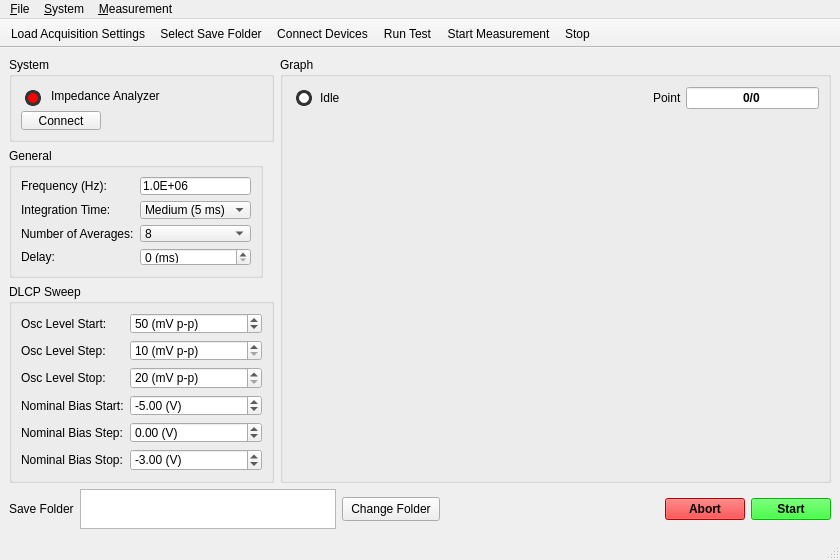
<?xml version="1.0" encoding="UTF-8"?>
<ui version="4.0">
 <class>MainWindow</class>
 <widget class="QMainWindow" name="MainWindow">
  <property name="geometry">
   <rect>
    <x>0</x>
    <y>0</y>
    <width>840</width>
    <height>560</height>
   </rect>
  </property>
  <property name="minimumSize">
   <size>
    <width>840</width>
    <height>0</height>
   </size>
  </property>
  <property name="windowTitle">
   <string>PyDLCP</string>
  </property>
  <property name="whatsThis">
   <string>&lt;html&gt;&lt;head/&gt;&lt;body&gt;&lt;p&gt;PyDLCP is an acquisition tool that collects capacitance data sweeping different oscillator levels and nominal biases. The data is stored in hfds files for later processing. The sweeps provide data to be fitted by polynomial function to estimate the drive level as a function of a position variable. &lt;/p&gt;&lt;/body&gt;&lt;/html&gt;</string>
  </property>
  <property name="styleSheet">
   <string notr="true"/>
  </property>
  <property name="inputMethodHints">
   <set>Qt::ImhNone</set>
  </property>
  <widget class="QWidget" name="centralwidget">
   <property name="sizePolicy">
    <sizepolicy hsizetype="Preferred" vsizetype="Preferred">
     <horstretch>0</horstretch>
     <verstretch>0</verstretch>
    </sizepolicy>
   </property>
   <property name="minimumSize">
    <size>
     <width>840</width>
     <height>450</height>
    </size>
   </property>
   <layout class="QVBoxLayout" name="verticalLayout_10">
    <item>
     <layout class="QHBoxLayout" name="horizontalLayout_center">
      <property name="sizeConstraint">
       <enum>QLayout::SetMinimumSize</enum>
      </property>
      <item>
       <layout class="QVBoxLayout" name="verticalLayout_Acquisition">
        <property name="sizeConstraint">
         <enum>QLayout::SetDefaultConstraint</enum>
        </property>
        <item>
         <widget class="QGroupBox" name="groupBox_Devices">
          <property name="sizePolicy">
           <sizepolicy hsizetype="Fixed" vsizetype="Fixed">
            <horstretch>0</horstretch>
            <verstretch>0</verstretch>
           </sizepolicy>
          </property>
          <property name="minimumSize">
           <size>
            <width>265</width>
            <height>85</height>
           </size>
          </property>
          <property name="title">
           <string>System</string>
          </property>
          <layout class="QVBoxLayout" name="verticalLayout_8">
           <item>
            <layout class="QHBoxLayout" name="horizontalLayout_LEDs">
             <item>
              <widget class="QWidget" name="widgetImpedanceAnalyzerLamp" native="true">
               <property name="enabled">
                <bool>true</bool>
               </property>
               <property name="sizePolicy">
                <sizepolicy hsizetype="Fixed" vsizetype="Fixed">
                 <horstretch>0</horstretch>
                 <verstretch>0</verstretch>
                </sizepolicy>
               </property>
               <property name="minimumSize">
                <size>
                 <width>24</width>
                 <height>24</height>
                </size>
               </property>
               <property name="styleSheet">
                <string notr="true">background-color: #ff0000;
margin: 4px;
border-radius: 8px;
border: 3px solid #333;
</string>
               </property>
              </widget>
             </item>
             <item>
              <widget class="QLabel" name="label_ImpendanceAnalyzerLampLabel">
               <property name="text">
                <string>Impedance Analyzer</string>
               </property>
              </widget>
             </item>
            </layout>
           </item>
           <item>
            <layout class="QHBoxLayout" name="horizontalLayout_Power">
             <item>
              <widget class="QPushButton" name="pushButton_Power">
               <property name="toolTip">
                <string>&lt;html&gt;&lt;head/&gt;&lt;body&gt;&lt;p&gt;Open the connection to the instruments.&lt;/p&gt;&lt;/body&gt;&lt;/html&gt;</string>
               </property>
               <property name="text">
                <string>Connect</string>
               </property>
              </widget>
             </item>
             <item>
              <spacer name="horizontalSpacer">
               <property name="orientation">
                <enum>Qt::Horizontal</enum>
               </property>
               <property name="sizeHint" stdset="0">
                <size>
                 <width>40</width>
                 <height>20</height>
                </size>
               </property>
              </spacer>
             </item>
            </layout>
           </item>
          </layout>
         </widget>
        </item>
        <item>
         <widget class="QGroupBox" name="groupBox_AcquisitionGeneral">
          <property name="sizePolicy">
           <sizepolicy hsizetype="Fixed" vsizetype="Fixed">
            <horstretch>0</horstretch>
            <verstretch>0</verstretch>
           </sizepolicy>
          </property>
          <property name="minimumSize">
           <size>
            <width>240</width>
            <height>130</height>
           </size>
          </property>
          <property name="title">
           <string>General</string>
          </property>
          <layout class="QVBoxLayout" name="verticalLayout_5">
           <item>
            <layout class="QFormLayout" name="formLayout_acquisition">
             <property name="sizeConstraint">
              <enum>QLayout::SetDefaultConstraint</enum>
             </property>
             <item row="0" column="0">
              <widget class="QLabel" name="labelFrequency">
               <property name="text">
                <string>Frequency (Hz):</string>
               </property>
               <property name="buddy">
                <cstring>lineEditFrequency</cstring>
               </property>
              </widget>
             </item>
             <item row="0" column="1">
              <widget class="QLineEdit" name="lineEditFrequency">
               <property name="toolTip">
                <string>&lt;html&gt;&lt;head/&gt;&lt;body&gt;&lt;p&gt;The oscillator frequency in Hz.&lt;/p&gt;&lt;/body&gt;&lt;/html&gt;</string>
               </property>
               <property name="text">
                <string>1.0E+06</string>
               </property>
               <property name="alignment">
                <set>Qt::AlignLeading|Qt::AlignLeft|Qt::AlignVCenter</set>
               </property>
              </widget>
             </item>
             <item row="1" column="0">
              <widget class="QLabel" name="labelIntegrationTime">
               <property name="text">
                <string>Integration Time:</string>
               </property>
               <property name="buddy">
                <cstring>comboBoxIntegrationTime</cstring>
               </property>
              </widget>
             </item>
             <item row="1" column="1">
              <widget class="QComboBox" name="comboBoxIntegrationTime">
               <property name="toolTip">
                <string>&lt;html&gt;&lt;head/&gt;&lt;body&gt;&lt;p&gt;The integration time.&lt;/p&gt;&lt;/body&gt;&lt;/html&gt;</string>
               </property>
               <property name="currentText">
                <string>Medium (5 ms)</string>
               </property>
               <property name="currentIndex">
                <number>1</number>
               </property>
               <item>
                <property name="text">
                 <string>Short (500 us)</string>
                </property>
               </item>
               <item>
                <property name="text">
                 <string>Medium (5 ms)</string>
                </property>
               </item>
               <item>
                <property name="text">
                 <string>Long (100 ms)</string>
                </property>
               </item>
              </widget>
             </item>
             <item row="2" column="0">
              <widget class="QLabel" name="labelNumberOfAverages">
               <property name="text">
                <string>Number of Averages:</string>
               </property>
               <property name="buddy">
                <cstring>comboBoxNumberOfAverages</cstring>
               </property>
              </widget>
             </item>
             <item row="2" column="1">
              <widget class="QComboBox" name="comboBoxNumberOfAverages">
               <property name="toolTip">
                <string>&lt;html&gt;&lt;head/&gt;&lt;body&gt;&lt;p&gt;The number of averages.&lt;/p&gt;&lt;/body&gt;&lt;/html&gt;</string>
               </property>
               <property name="currentIndex">
                <number>3</number>
               </property>
               <property name="minimumContentsLength">
                <number>0</number>
               </property>
               <item>
                <property name="text">
                 <string>1</string>
                </property>
               </item>
               <item>
                <property name="text">
                 <string>2</string>
                </property>
               </item>
               <item>
                <property name="text">
                 <string>4</string>
                </property>
               </item>
               <item>
                <property name="text">
                 <string>8</string>
                </property>
               </item>
               <item>
                <property name="text">
                 <string>16</string>
                </property>
               </item>
               <item>
                <property name="text">
                 <string>32</string>
                </property>
               </item>
               <item>
                <property name="text">
                 <string>64</string>
                </property>
               </item>
               <item>
                <property name="text">
                 <string>128</string>
                </property>
               </item>
               <item>
                <property name="text">
                 <string>256</string>
                </property>
               </item>
              </widget>
             </item>
             <item row="3" column="0">
              <widget class="QLabel" name="labelDelay">
               <property name="text">
                <string>Delay:</string>
               </property>
               <property name="buddy">
                <cstring>spinBoxDelay</cstring>
               </property>
              </widget>
             </item>
             <item row="3" column="1">
              <widget class="QSpinBox" name="spinBoxDelay">
               <property name="toolTip">
                <string>&lt;html&gt;&lt;head/&gt;&lt;body&gt;&lt;p&gt;Delay time before the acquisition (in milliseconds).&lt;/p&gt;&lt;/body&gt;&lt;/html&gt;</string>
               </property>
               <property name="suffix">
                <string> (ms)</string>
               </property>
               <property name="maximum">
                <number>1000</number>
               </property>
               <property name="singleStep">
                <number>100</number>
               </property>
              </widget>
             </item>
            </layout>
           </item>
          </layout>
         </widget>
        </item>
        <item>
         <widget class="QGroupBox" name="groupBoxAcquisition_Sweep">
          <property name="sizePolicy">
           <sizepolicy hsizetype="Fixed" vsizetype="Preferred">
            <horstretch>0</horstretch>
            <verstretch>0</verstretch>
           </sizepolicy>
          </property>
          <property name="minimumSize">
           <size>
            <width>265</width>
            <height>0</height>
           </size>
          </property>
          <property name="title">
           <string>DLCP Sweep</string>
          </property>
          <layout class="QVBoxLayout" name="verticalLayout_7">
           <item>
            <layout class="QFormLayout" name="formLayout_DLCPSweep">
             <item row="0" column="0">
              <widget class="QLabel" name="labelOscLevelStart">
               <property name="text">
                <string>Osc Level Start:</string>
               </property>
               <property name="buddy">
                <cstring>doubleSpinBoxOscLevelStart</cstring>
               </property>
              </widget>
             </item>
             <item row="0" column="1">
              <widget class="QDoubleSpinBox" name="doubleSpinBoxOscLevelStart">
               <property name="toolTip">
                <string>&lt;html&gt;&lt;head/&gt;&lt;body&gt;&lt;p&gt;The oscillator level start value in mV peak-to-peak.&lt;/p&gt;&lt;/body&gt;&lt;/html&gt;</string>
               </property>
               <property name="suffix">
                <string> (mV p-p)</string>
               </property>
               <property name="decimals">
                <number>0</number>
               </property>
               <property name="minimum">
                <double>10.000000000000000</double>
               </property>
               <property name="maximum">
                <double>1000.000000000000000</double>
               </property>
               <property name="singleStep">
                <double>5.000000000000000</double>
               </property>
               <property name="value">
                <double>50.000000000000000</double>
               </property>
              </widget>
             </item>
             <item row="1" column="0">
              <widget class="QLabel" name="labelOscLevelStep">
               <property name="text">
                <string>Osc Level Step:</string>
               </property>
               <property name="buddy">
                <cstring>doubleSpinBox_OscLevelStep</cstring>
               </property>
              </widget>
             </item>
             <item row="1" column="1">
              <widget class="QDoubleSpinBox" name="doubleSpinBox_OscLevelStep">
               <property name="toolTip">
                <string>&lt;html&gt;&lt;head/&gt;&lt;body&gt;&lt;p&gt;The oscillator level step value in mV peak-to-peak.&lt;/p&gt;&lt;/body&gt;&lt;/html&gt;</string>
               </property>
               <property name="suffix">
                <string> (mV p-p)</string>
               </property>
               <property name="decimals">
                <number>0</number>
               </property>
               <property name="minimum">
                <double>10.000000000000000</double>
               </property>
               <property name="singleStep">
                <double>5.000000000000000</double>
               </property>
              </widget>
             </item>
             <item row="2" column="0">
              <widget class="QLabel" name="labelOscLevelStop">
               <property name="text">
                <string>Osc Level Stop:</string>
               </property>
               <property name="buddy">
                <cstring>doubleSpinBox_OscLevelStop</cstring>
               </property>
              </widget>
             </item>
             <item row="2" column="1">
              <widget class="QDoubleSpinBox" name="doubleSpinBox_OscLevelStop">
               <property name="toolTip">
                <string>&lt;html&gt;&lt;head/&gt;&lt;body&gt;&lt;p&gt;The oscillator level stop value in mV peak-to-peak.&lt;/p&gt;&lt;/body&gt;&lt;/html&gt;</string>
               </property>
               <property name="suffix">
                <string> (mV p-p)</string>
               </property>
               <property name="decimals">
                <number>0</number>
               </property>
               <property name="minimum">
                <double>20.000000000000000</double>
               </property>
               <property name="maximum">
                <double>1000.000000000000000</double>
               </property>
               <property name="singleStep">
                <double>5.000000000000000</double>
               </property>
              </widget>
             </item>
             <item row="3" column="0">
              <widget class="QLabel" name="labelNominalBiasStart">
               <property name="text">
                <string>Nominal Bias Start:</string>
               </property>
               <property name="buddy">
                <cstring>doubleSpinBox_NominalBiasStart</cstring>
               </property>
              </widget>
             </item>
             <item row="3" column="1">
              <widget class="QDoubleSpinBox" name="doubleSpinBox_NominalBiasStart">
               <property name="toolTip">
                <string>&lt;html&gt;&lt;head/&gt;&lt;body&gt;&lt;p&gt;The nominal bias start value in V.&lt;/p&gt;&lt;/body&gt;&lt;/html&gt;</string>
               </property>
               <property name="suffix">
                <string> (V)</string>
               </property>
               <property name="minimum">
                <double>-40.000000000000000</double>
               </property>
               <property name="maximum">
                <double>40.000000000000000</double>
               </property>
               <property name="singleStep">
                <double>0.010000000000000</double>
               </property>
               <property name="value">
                <double>-5.000000000000000</double>
               </property>
              </widget>
             </item>
             <item row="4" column="0">
              <widget class="QLabel" name="labelNominalBiasStep">
               <property name="text">
                <string>Nominal Bias Step:</string>
               </property>
               <property name="buddy">
                <cstring>doubleSpinBox_NominalBiasStep</cstring>
               </property>
              </widget>
             </item>
             <item row="4" column="1">
              <widget class="QDoubleSpinBox" name="doubleSpinBox_NominalBiasStep">
               <property name="toolTip">
                <string>&lt;html&gt;&lt;head/&gt;&lt;body&gt;&lt;p&gt;The nominal bias step value in V.&lt;/p&gt;&lt;/body&gt;&lt;/html&gt;</string>
               </property>
               <property name="suffix">
                <string> (V)</string>
               </property>
               <property name="minimum">
                <double>-1.000000000000000</double>
               </property>
               <property name="maximum">
                <double>1.000000000000000</double>
               </property>
               <property name="singleStep">
                <double>0.010000000000000</double>
               </property>
              </widget>
             </item>
             <item row="5" column="0">
              <widget class="QLabel" name="labelNominalBiasStop">
               <property name="text">
                <string>Nominal Bias Stop:</string>
               </property>
               <property name="buddy">
                <cstring>doubleSpinBox_NominalBiasStop</cstring>
               </property>
              </widget>
             </item>
             <item row="5" column="1">
              <widget class="QDoubleSpinBox" name="doubleSpinBox_NominalBiasStop">
               <property name="toolTip">
                <string>&lt;html&gt;&lt;head/&gt;&lt;body&gt;&lt;p&gt;The nominal bias stop value in V.&lt;/p&gt;&lt;/body&gt;&lt;/html&gt;</string>
               </property>
               <property name="suffix">
                <string> (V)</string>
               </property>
               <property name="minimum">
                <double>-40.000000000000000</double>
               </property>
               <property name="maximum">
                <double>40.000000000000000</double>
               </property>
               <property name="singleStep">
                <double>0.010000000000000</double>
               </property>
               <property name="value">
                <double>-3.000000000000000</double>
               </property>
              </widget>
             </item>
            </layout>
           </item>
          </layout>
         </widget>
        </item>
       </layout>
      </item>
      <item>
       <widget class="QGroupBox" name="groupBox_Plot">
        <property name="sizePolicy">
         <sizepolicy hsizetype="Minimum" vsizetype="Minimum">
          <horstretch>0</horstretch>
          <verstretch>0</verstretch>
         </sizepolicy>
        </property>
        <property name="minimumSize">
         <size>
          <width>547</width>
          <height>417</height>
         </size>
        </property>
        <property name="title">
         <string>Graph</string>
        </property>
        <layout class="QVBoxLayout" name="verticalLayout_9">
         <item>
          <layout class="QHBoxLayout" name="horizontalLayout_Status">
           <property name="spacing">
            <number>4</number>
           </property>
           <property name="sizeConstraint">
            <enum>QLayout::SetDefaultConstraint</enum>
           </property>
           <item>
            <widget class="QWidget" name="widgetStatusLamp" native="true">
             <property name="sizePolicy">
              <sizepolicy hsizetype="Fixed" vsizetype="Fixed">
               <horstretch>0</horstretch>
               <verstretch>0</verstretch>
              </sizepolicy>
             </property>
             <property name="minimumSize">
              <size>
               <width>24</width>
               <height>24</height>
              </size>
             </property>
             <property name="toolTipDuration">
              <number>-1</number>
             </property>
             <property name="styleSheet">
              <string notr="true">background-color: #fff;
margin: 4px;
border-radius: 8px;
border: 3px solid #333;
</string>
             </property>
            </widget>
           </item>
           <item>
            <widget class="QLabel" name="label_SystemStatus">
             <property name="sizePolicy">
              <sizepolicy hsizetype="Preferred" vsizetype="Fixed">
               <horstretch>0</horstretch>
               <verstretch>0</verstretch>
              </sizepolicy>
             </property>
             <property name="minimumSize">
              <size>
               <width>0</width>
               <height>24</height>
              </size>
             </property>
             <property name="maximumSize">
              <size>
               <width>16777215</width>
               <height>24</height>
              </size>
             </property>
             <property name="text">
              <string>Idle</string>
             </property>
            </widget>
           </item>
           <item>
            <spacer name="horizontalSpacer_status">
             <property name="orientation">
              <enum>Qt::Horizontal</enum>
             </property>
             <property name="sizeHint" stdset="0">
              <size>
               <width>40</width>
               <height>24</height>
              </size>
             </property>
            </spacer>
           </item>
           <item>
            <widget class="QLabel" name="labelProgress">
             <property name="text">
              <string>Point</string>
             </property>
            </widget>
           </item>
           <item>
            <widget class="QLineEdit" name="lineEditProgress">
             <property name="enabled">
              <bool>true</bool>
             </property>
             <property name="sizePolicy">
              <sizepolicy hsizetype="Fixed" vsizetype="Fixed">
               <horstretch>0</horstretch>
               <verstretch>0</verstretch>
              </sizepolicy>
             </property>
             <property name="minimumSize">
              <size>
               <width>133</width>
               <height>0</height>
              </size>
             </property>
             <property name="toolTip">
              <string>&lt;html&gt;&lt;head/&gt;&lt;body&gt;&lt;p&gt;The progress of the measurement.&lt;/p&gt;&lt;/body&gt;&lt;/html&gt;</string>
             </property>
             <property name="toolTipDuration">
              <number>-1</number>
             </property>
             <property name="styleSheet">
              <string notr="true">font-weight: bold;</string>
             </property>
             <property name="text">
              <string>0/0</string>
             </property>
             <property name="alignment">
              <set>Qt::AlignCenter</set>
             </property>
             <property name="readOnly">
              <bool>true</bool>
             </property>
            </widget>
           </item>
          </layout>
         </item>
         <item>
          <widget class="QWidget" name="widgetCVPlot" native="true">
           <property name="sizePolicy">
            <sizepolicy hsizetype="Minimum" vsizetype="Minimum">
             <horstretch>0</horstretch>
             <verstretch>0</verstretch>
            </sizepolicy>
           </property>
           <property name="minimumSize">
            <size>
             <width>527</width>
             <height>325</height>
            </size>
           </property>
          </widget>
         </item>
        </layout>
       </widget>
      </item>
     </layout>
    </item>
    <item>
     <layout class="QHBoxLayout" name="horizontalLayout_start">
      <item>
       <widget class="QLabel" name="label_Storge">
        <property name="text">
         <string>Save Folder</string>
        </property>
       </widget>
      </item>
      <item>
       <widget class="QPlainTextEdit" name="plainTextEdit_SaveFolder">
        <property name="sizePolicy">
         <sizepolicy hsizetype="Fixed" vsizetype="Fixed">
          <horstretch>0</horstretch>
          <verstretch>0</verstretch>
         </sizepolicy>
        </property>
        <property name="minimumSize">
         <size>
          <width>100</width>
          <height>40</height>
         </size>
        </property>
        <property name="readOnly">
         <bool>true</bool>
        </property>
       </widget>
      </item>
      <item>
       <widget class="QPushButton" name="pushButton_ChangeDir">
        <property name="minimumSize">
         <size>
          <width>0</width>
          <height>0</height>
         </size>
        </property>
        <property name="toolTip">
         <string>&lt;html&gt;&lt;head/&gt;&lt;body&gt;&lt;p&gt;Select the folder to which the data will be saved.&lt;/p&gt;&lt;/body&gt;&lt;/html&gt;</string>
        </property>
        <property name="styleSheet">
         <string notr="true">padding: 3.5px 8px;</string>
        </property>
        <property name="text">
         <string>Change Folder</string>
        </property>
        <property name="icon">
         <iconset resource="images/dlcp_images.qrc">
          <normaloff>:/icons/folder-into.png</normaloff>:/icons/folder-into.png</iconset>
        </property>
       </widget>
      </item>
      <item>
       <spacer name="horizontalSpacer_start">
        <property name="orientation">
         <enum>Qt::Horizontal</enum>
        </property>
        <property name="sizeHint" stdset="0">
         <size>
          <width>40</width>
          <height>20</height>
         </size>
        </property>
       </spacer>
      </item>
      <item>
       <widget class="QPushButton" name="pushButton_AbortMeasurement">
        <property name="toolTip">
         <string>&lt;html&gt;&lt;head/&gt;&lt;body&gt;&lt;p&gt;&lt;span style=&quot; font-weight:600; color:#ff0000;&quot;&gt;Aborts the current measurement!&lt;/span&gt;&lt;/p&gt;&lt;/body&gt;&lt;/html&gt;</string>
        </property>
        <property name="styleSheet">
         <string notr="true">background: #ff0000;
font-weight: bold;</string>
        </property>
        <property name="text">
         <string>Abort</string>
        </property>
        <property name="icon">
         <iconset resource="images/dlcp_images.qrc">
          <normaloff>:/icons/delete.png</normaloff>:/icons/delete.png</iconset>
        </property>
       </widget>
      </item>
      <item>
       <widget class="QPushButton" name="pushButton_StartMeasurement">
        <property name="toolTip">
         <string>&lt;html&gt;&lt;head/&gt;&lt;body&gt;&lt;p&gt;Starts the acquisition.&lt;/p&gt;&lt;/body&gt;&lt;/html&gt;</string>
        </property>
        <property name="styleSheet">
         <string notr="true">background: #00ff00;
font-weight: bold;</string>
        </property>
        <property name="text">
         <string>Start</string>
        </property>
        <property name="icon">
         <iconset resource="images/dlcp_images.qrc">
          <normaloff>:/icons/start.png</normaloff>:/icons/start.png</iconset>
        </property>
       </widget>
      </item>
     </layout>
    </item>
   </layout>
  </widget>
  <widget class="QMenuBar" name="menubar">
   <property name="geometry">
    <rect>
     <x>0</x>
     <y>0</y>
     <width>840</width>
     <height>21</height>
    </rect>
   </property>
   <widget class="QMenu" name="menu_File">
    <property name="title">
     <string>&amp;File</string>
    </property>
    <addaction name="action_Load_Acquisition_Settings"/>
    <addaction name="actionSelect_Save_F_older"/>
    <addaction name="separator"/>
    <addaction name="action_Quit"/>
   </widget>
   <widget class="QMenu" name="menu_Measurement">
    <property name="title">
     <string>&amp;Measurement</string>
    </property>
    <addaction name="actionTest"/>
    <addaction name="actionStart"/>
    <addaction name="separator"/>
    <addaction name="actionSto_p"/>
   </widget>
   <widget class="QMenu" name="menu_System">
    <property name="title">
     <string>&amp;System</string>
    </property>
    <addaction name="action_Connect_Devices"/>
    <addaction name="action_Disconnect_Devices"/>
   </widget>
   <addaction name="menu_File"/>
   <addaction name="menu_System"/>
   <addaction name="menu_Measurement"/>
  </widget>
  <widget class="QStatusBar" name="statusbar"/>
  <widget class="QToolBar" name="toolBar">
   <property name="windowTitle">
    <string>toolBar</string>
   </property>
   <property name="toolTip">
    <string>&lt;html&gt;&lt;head/&gt;&lt;body&gt;&lt;p&gt;&lt;br/&gt;&lt;/p&gt;&lt;/body&gt;&lt;/html&gt;</string>
   </property>
   <property name="styleSheet">
    <string notr="true"/>
   </property>
   <property name="movable">
    <bool>false</bool>
   </property>
   <attribute name="toolBarArea">
    <enum>TopToolBarArea</enum>
   </attribute>
   <attribute name="toolBarBreak">
    <bool>false</bool>
   </attribute>
   <addaction name="action_Load_Acquisition_Settings"/>
   <addaction name="actionSelect_Save_F_older"/>
   <addaction name="action_Connect_Devices"/>
   <addaction name="actionTest"/>
   <addaction name="actionStart"/>
   <addaction name="actionSto_p"/>
  </widget>
  <action name="action_Load_Acquisition_Settings">
   <property name="icon">
    <iconset resource="images/dlcp_images.qrc">
     <normaloff>:/icons/monitor.png</normaloff>:/icons/monitor.png</iconset>
   </property>
   <property name="text">
    <string>Lo&amp;ad Acquisition Settings</string>
   </property>
   <property name="shortcut">
    <string/>
   </property>
  </action>
  <action name="actionLoad_System_Settings">
   <property name="icon">
    <iconset resource="images/dlcp_images.qrc">
     <normaloff>:/icons/spanner.png</normaloff>:/icons/spanner.png</iconset>
   </property>
   <property name="text">
    <string>Load &amp;System Settings</string>
   </property>
   <property name="shortcut">
    <string>Ctrl+S</string>
   </property>
  </action>
  <action name="actionTest">
   <property name="icon">
    <iconset resource="images/dlcp_images.qrc">
     <normaloff>:/icons/test.png</normaloff>:/icons/test.png</iconset>
   </property>
   <property name="text">
    <string>Run &amp;Test</string>
   </property>
  </action>
  <action name="action_Quit">
   <property name="icon">
    <iconset resource="images/dlcp_images.qrc">
     <normaloff>:/icons/door-exit.png</normaloff>:/icons/door-exit.png</iconset>
   </property>
   <property name="text">
    <string>&amp;Quit</string>
   </property>
  </action>
  <action name="actionStart">
   <property name="icon">
    <iconset resource="images/dlcp_images.qrc">
     <normaloff>:/icons/start.png</normaloff>:/icons/start.png</iconset>
   </property>
   <property name="text">
    <string>&amp;Start Measurement</string>
   </property>
  </action>
  <action name="actionSto_p">
   <property name="icon">
    <iconset resource="images/dlcp_images.qrc">
     <normaloff>:/icons/delete.png</normaloff>:/icons/delete.png</iconset>
   </property>
   <property name="text">
    <string>Sto&amp;p</string>
   </property>
  </action>
  <action name="action_Connect_Devices">
   <property name="icon">
    <iconset resource="images/dlcp_images.qrc">
     <normaloff>:/icons/off.png</normaloff>
     <normalon>:/icons/switch.png</normalon>:/icons/off.png</iconset>
   </property>
   <property name="text">
    <string>&amp;Connect Devices</string>
   </property>
  </action>
  <action name="action_Disconnect_Devices">
   <property name="text">
    <string>&amp;Disconnect Devices</string>
   </property>
  </action>
  <action name="actionSelect_Save_F_older">
   <property name="icon">
    <iconset resource="images/dlcp_images.qrc">
     <normaloff>:/icons/folder-into.png</normaloff>:/icons/folder-into.png</iconset>
   </property>
   <property name="text">
    <string>Select Save &amp;Folder</string>
   </property>
  </action>
 </widget>
 <tabstops>
  <tabstop>pushButton_Power</tabstop>
  <tabstop>doubleSpinBoxOscLevelStart</tabstop>
  <tabstop>doubleSpinBox_OscLevelStep</tabstop>
  <tabstop>doubleSpinBox_OscLevelStop</tabstop>
  <tabstop>doubleSpinBox_NominalBiasStart</tabstop>
  <tabstop>doubleSpinBox_NominalBiasStep</tabstop>
  <tabstop>doubleSpinBox_NominalBiasStop</tabstop>
  <tabstop>lineEditFrequency</tabstop>
  <tabstop>comboBoxIntegrationTime</tabstop>
  <tabstop>comboBoxNumberOfAverages</tabstop>
  <tabstop>spinBoxDelay</tabstop>
  <tabstop>pushButton_ChangeDir</tabstop>
  <tabstop>pushButton_StartMeasurement</tabstop>
  <tabstop>lineEditProgress</tabstop>
  <tabstop>pushButton_AbortMeasurement</tabstop>
 </tabstops>
 <resources>
  <include location="images/dlcp_images.qrc"/>
 </resources>
 <connections>
  <connection>
   <sender>action_Quit</sender>
   <signal>triggered()</signal>
   <receiver>MainWindow</receiver>
   <slot>close()</slot>
   <hints>
    <hint type="sourcelabel">
     <x>-1</x>
     <y>-1</y>
    </hint>
    <hint type="destinationlabel">
     <x>419</x>
     <y>262</y>
    </hint>
   </hints>
  </connection>
 </connections>
 <slots>
  <slot>folder_dialog()</slot>
 </slots>
</ui>
